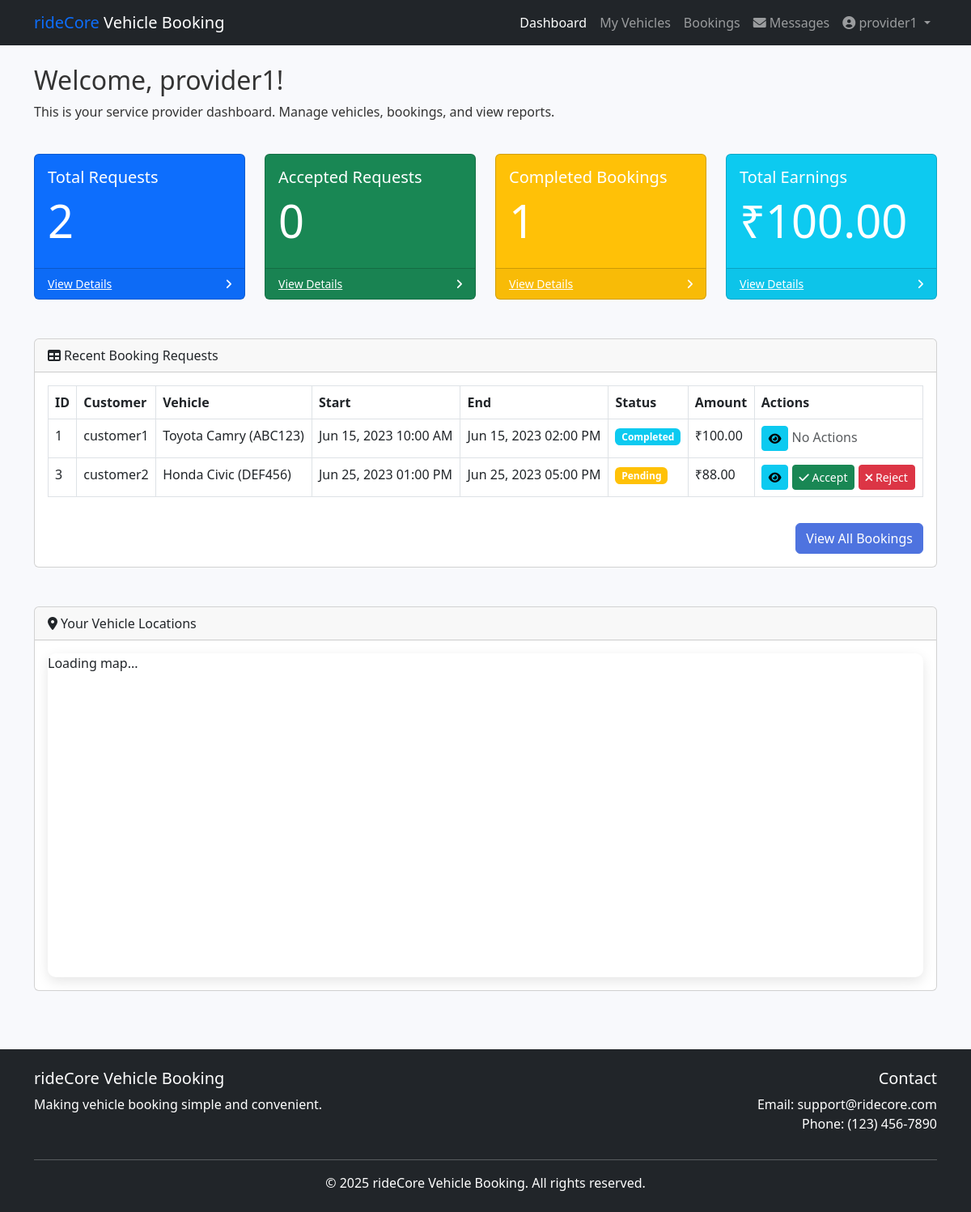
/provider/dashboard.php (signed in), run on the app's committed database.
### tables this page shows
CREATE TABLE IF NOT EXISTS bookings (
    booking_id INT AUTO_INCREMENT PRIMARY KEY,
    customer_id INT NOT NULL,
    vehicle_id INT NOT NULL,
    start_time DATETIME NOT NULL,
    end_time DATETIME NOT NULL,
    pickup_location VARCHAR(255) NOT NULL,
    dropoff_location VARCHAR(255) NOT NULL,
    status ENUM('pending', 'accepted', 'rejected', 'completed', 'cancelled') DEFAULT 'pending',
    total_amount DECIMAL(10, 2) NOT NULL,
    created_at TIMESTAMP DEFAULT CURRENT_TIMESTAMP,
    updated_at TIMESTAMP DEFAULT CURRENT_TIMESTAMP ON UPDATE CURRENT_TIMESTAMP,
    FOREIGN KEY (customer_id) REFERENCES users(user_id) ON DELETE CASCADE,
    FOREIGN KEY (vehicle_id) REFERENCES vehicles(vehicle_id) ON DELETE CASCADE
);

CREATE TABLE IF NOT EXISTS users (
    user_id INT AUTO_INCREMENT PRIMARY KEY,
    username VARCHAR(50) NOT NULL,
    email VARCHAR(100) NOT NULL UNIQUE,
    password VARCHAR(255) NOT NULL,
    user_type ENUM('customer', 'service_provider', 'admin') NOT NULL DEFAULT 'customer',
    reset_token VARCHAR(255) DEFAULT NULL,
    reset_token_expires DATETIME DEFAULT NULL,
    created_at TIMESTAMP DEFAULT CURRENT_TIMESTAMP,
    updated_at TIMESTAMP DEFAULT CURRENT_TIMESTAMP ON UPDATE CURRENT_TIMESTAMP
);

CREATE TABLE IF NOT EXISTS vehicles (
    vehicle_id INT AUTO_INCREMENT PRIMARY KEY,
    provider_id INT NOT NULL,
    vehicle_name VARCHAR(100) NOT NULL,
    vehicle_type VARCHAR(50) NOT NULL,
    license_plate VARCHAR(20) NOT NULL,
    model VARCHAR(50) NOT NULL,
    year INT NOT NULL,
    capacity INT NOT NULL,
    rate_per_hour DECIMAL(10, 2) NOT NULL,
    availability BOOLEAN DEFAULT TRUE,
    latitude DECIMAL(10, 8),
    longitude DECIMAL(11, 8),
    image VARCHAR(255),
    created_at TIMESTAMP DEFAULT CURRENT_TIMESTAMP,
    updated_at TIMESTAMP DEFAULT CURRENT_TIMESTAMP ON UPDATE CURRENT_TIMESTAMP,
    FOREIGN KEY (provider_id) REFERENCES users(user_id) ON DELETE CASCADE
);

### models/Booking.php (called while the page is built, shortened)
<?php
class Booking {
    private $conn;
    private $table_name = "bookings";
    public $provider_id;
    public function __construct($db) {
        $this->conn = $db;
    }
    public function readByProvider() {
        $query = "SELECT b.*, v.vehicle_name, v.license_plate, u.username as customer_name
                  FROM " . $this->table_name . " b
                  JOIN vehicles v ON b.vehicle_id = v.vehicle_id
                  JOIN users u ON b.customer_id = u.user_id
                  WHERE v.provider_id = :provider_id
                  ORDER BY b.created_at DESC";
        $stmt = $this->conn->prepare($query);
        $stmt->bindParam(':provider_id', $this->provider_id);
        $stmt->execute();
        return $stmt->fetchAll(PDO::FETCH_ASSOC);
    }
    public function getProviderStats() {
        $stats = [
            'total_requests' => 0,
            'pending_requests' => 0,
            'accepted_requests' => 0,
            'completed_bookings' => 0,
            'cancelled_bookings' => 0,
            'total_earnings' => 0,
            'recent_bookings' => []
        ];
        $query = "SELECT
                    COUNT(*) as total_requests,
                    SUM(CASE WHEN b.status = 'pending' THEN 1 ELSE 0 END) as pending_requests,
                    SUM(CASE WHEN b.status = 'accepted' THEN 1 ELSE 0 END) as accepted_requests,
                    SUM(CASE WHEN b.status = 'completed' THEN 1 ELSE 0 END) as completed_bookings,
                    SUM(CASE WHEN b.status IN ('cancelled','rejected') THEN 1 ELSE 0 END) as cancelled_bookings,
                    SUM(CASE WHEN b.status = 'completed' THEN b.total_amount ELSE 0 END) as total_earnings
                  FROM " . $this->table_name . " b
                  JOIN vehicles v ON b.vehicle_id = v.vehicle_id
                  WHERE v.provider_id = :provider_id";
        $stmt = $this->conn->prepare($query);
        $stmt->bindParam(':provider_id', $this->provider_id);
        $stmt->execute();
        $row = $stmt->fetch(PDO::FETCH_ASSOC);
        if($row){
            $stats['total_requests'] = $row['total_requests'];
            $stats['pending_requests'] = $row['pending_requests'];
            $stats['accepted_requests'] = $row['accepted_requests'];
            $stats['completed_bookings'] = $row['completed_bookings'];
            $stats['cancelled_bookings'] = $row['cancelled_bookings'];
            $stats['total_earnings'] = $row['total_earnings'] ?? 0;
        }
        $query2 = "SELECT b.*, v.vehicle_name, u.username as customer_name
                   FROM " . $this->table_name . " b
                   JOIN vehicles v ON b.vehicle_id = v.vehicle_id
                   JOIN users u ON b.customer_id = u.user_id
                   WHERE v.provider_id = :provider_id
                   ORDER BY b.created_at DESC
                   LIMIT 5";
        $stmt2 = $this->conn->prepare($query2);
        $stmt2->bindParam(':provider_id', $this->provider_id);
        $stmt2->execute();
        $stats['recent_bookings'] = $stmt2->fetchAll(PDO::FETCH_ASSOC);
        return $stats;
    }
}
?>

### provider/dashboard.php (the view, shortened to what this page needs)
<?php
include_once '../models/Booking.php';
$database = new Database();
$db = $database->getConnection();
$booking = new Booking($db);
$booking->provider_id = $_SESSION["user_id"];
$bookings = $booking->readByProvider();
$stats = $booking->getProviderStats();
?>
<!DOCTYPE html>
<html lang="en">
<head>
<link href="https://cdn.jsdelivr.net/npm/bootstrap@5.3.0-alpha1/dist/css/bootstrap.min.css" rel="stylesheet">
<link rel="stylesheet" href="https://cdnjs.cloudflare.com/ajax/libs/font-awesome/6.0.0-beta3/css/all.min.css">
<link rel="stylesheet" href="../assets/css/style.css">
</head>
<body>
<nav class="navbar navbar-expand-lg navbar-dark bg-dark">
    <div class="container">
        <a class="navbar-brand" href="../index.php"><span class="text-primary">rideCore</span> Vehicle Booking</a>
        <div class="collapse navbar-collapse" id="navbarNav">
            <ul class="navbar-nav ms-auto">
                <li class="nav-item"><a class="nav-link active" href="dashboard.php">Dashboard</a></li>
                <li class="nav-item"><a class="nav-link" href="vehicles.php">My Vehicles</a></li>
                <li class="nav-item"><a class="nav-link" href="bookings.php">Bookings</a></li>
                <li class="nav-item"><a class="nav-link" href="provider_inbox.php"><i class="fas fa-envelope"></i> Messages</a></li>
                <li class="nav-item dropdown">
                    <a class="nav-link dropdown-toggle" href="#" id="navbarDropdown" role="button" data-bs-toggle="dropdown">
                        <i class="fas fa-user-circle"></i> <?php echo htmlspecialchars($_SESSION["username"]); ?>
                    </a>
                </li>
            </ul>
        </div>
    </div>
</nav>
<div class="container mt-4">
    <div class="row">
        <div class="col-md-12">
            <h2>Welcome, <?php echo htmlspecialchars($_SESSION["username"]); ?>!</h2>
            <p>This is your service provider dashboard. Manage vehicles, bookings, and view reports.</p>
        </div>
    </div>
    <div class="row mt-4">
        <?php
        $cards = [
            ['title'=>'Total Requests','value'=>$stats['total_requests']??0,'class'=>'bg-primary','link'=>'bookings.php'],
            ['title'=>'Accepted Requests','value'=>$stats['accepted_requests']??0,'class'=>'bg-success','link'=>'bookings.php?status=accepted'],
            ['title'=>'Completed Bookings','value'=>$stats['completed_bookings']??0,'class'=>'bg-warning','link'=>'bookings.php?status=completed'],
            ['title'=>'Total Earnings','value'=>"₹".number_format($stats['total_earnings']??0,2),'class'=>'bg-info','link'=>'reports.php']
        ];
        foreach($cards as $card): ?>
        <div class="col-md-3">
            <div class="card <?php echo $card['class']; ?> text-white mb-4">
                <div class="card-body">
                    <h5 class="card-title"><?php echo $card['title']; ?></h5>
                    <h2 class="display-4"><?php echo $card['value']; ?></h2>
                </div>
                <div class="card-footer d-flex align-items-center justify-content-between">
                    <a class="small text-white stretched-link" href="<?php echo $card['link']; ?>">View Details</a>
                    <div class="small text-white"><i class="fas fa-angle-right"></i></div>
                </div>
            </div>
        </div>
        <?php endforeach; ?>
    </div>
    <div class="row mt-4">
        <div class="col-md-12">
            <div class="card mb-4">
                <div class="card-header"><i class="fas fa-table me-1"></i>Recent Booking Requests</div>
                <div class="card-body">
                    <div class="table-responsive">
                        <table class="table table-bordered">
                            <thead>
                                <tr>
                                    <th>ID</th>
                                    <th>Customer</th>
                                    <th>Vehicle</th>
                                    <th>Start</th>
                                    <th>End</th>
                                    <th>Status</th>
                                    <th>Amount</th>
                                    <th>Actions</th>
                                </tr>
                            </thead>
                            <tbody>
                                <?php
                                if(!empty($bookings)):
                                    foreach($bookings as $row):
                                        $status_class = '';
                                        switch($row['status']){
                                            case 'pending': $status_class='bg-warning'; break;
                                            case 'completed': $status_class='bg-info'; break;
                                        }
                                        $license_plate = $row['license_plate'] ?? 'N/A';
                                ?>
                                <tr>
                                    <td><?php echo $row['booking_id']; ?></td>
                                    <td><?php echo htmlspecialchars($row['customer_name']); ?></td>
                                    <td><?php echo htmlspecialchars($row['vehicle_name'])." ($license_plate)"; ?></td>
                                    <td><?php echo date('M d, Y h:i A', strtotime($row['start_time'])); ?></td>
                                    <td><?php echo date('M d, Y h:i A', strtotime($row['end_time'])); ?></td>
                                    <td><span class="badge <?php echo $status_class; ?>"><?php echo ucfirst($row['status']); ?></span></td>
                                    <td>₹<?php echo number_format($row['total_amount'],2); ?></td>
                                    <td>
                                        <a href="view_booking.php?id=<?php echo $row['booking_id']; ?>" class="btn btn-sm btn-info">
                                            <i class="fas fa-eye"></i>
                                        </a>
                                        <?php if($row['status'] == 'pending'): ?>
                                            <a href="update_booking.php?id=<?php echo $row['booking_id']; ?>&action=accept" class="btn btn-sm btn-success" onclick="return confirm('Accept this booking?');">
                                                <i class="fas fa-check"></i> Accept
                                            </a>
                                            <a href="update_booking.php?id=<?php echo $row['booking_id']; ?>&action=reject" class="btn btn-sm btn-danger" onclick="return confirm('Reject this booking?');">
                                                <i class="fas fa-times"></i> Reject
                                            </a>
                                        <?php elseif($row['status'] == 'accepted'): ?>
                                            <a href="update_booking.php?id=<?php echo $row['booking_id']; ?>&action=complete" class="btn btn-sm btn-primary" onclick="return confirm('Mark this booking as completed?');">
                                                <i class="fas fa-flag-checkered"></i> Complete
                                            </a>
                                        <?php else: ?>
                                            <span class="text-muted">No Actions</span>
                                        <?php endif; ?>
                                    </td>
                                </tr>
                                <?php
                                    endforeach;
                                else:
                                    echo '<tr><td colspan="8" class="text-center">No booking requests found.</td></tr>';
                                endif;
                                ?>
                            </tbody>
                        </table>
                    </div>
                    <div class="text-end mt-3"><a href="bookings.php" class="btn btn-primary">View All Bookings</a></div>
                </div>
            </div>
        </div>
    </div>
    <div class="row mt-4">
        <div class="col-md-12">
            <div class="card mb-4">
                <div class="card-header"><i class="fas fa-map-marker-alt me-1"></i>Your Vehicle Locations</div>
                <div class="card-body">
                    <div id="map" style="height: 400px;">Loading map...</div>
                </div>
            </div>
        </div>
    </div>
</div>
<footer class="bg-dark text-white py-4 mt-5">
    <div class="container">
        <div class="row">
            <div class="col-md-6">
                <h5>rideCore Vehicle Booking</h5>
                <p>Making vehicle booking simple and convenient.</p>
            </div>
            <div class="col-md-6 text-md-end">
                <h5>Contact</h5>
                <p>Email: support@ridecore.com<br>Phone: (123) 456-7890</p>
            </div>
        </div>
        <hr>
        <div class="text-center"><p class="mb-0">&copy; 2025 rideCore Vehicle Booking. All rights reserved.</p></div>
    </div>
</footer>
</body>
</html>

### assets/css/style.css (style rules this page uses)
:root { --primary-color: #4e73df; --secondary-color: #1cc88a; --dark-color: #1a1a2e; --light-color: #f8f9fc; --danger-color: #e74a3b; --warning-color: #f6c23e; }
body { font-family: 'Segoe UI', Tahoma, Geneva, Verdana, sans-serif; background-color: #f8f9fc; color: #333; }
.btn-primary { background-color: var(--primary-color); border-color: var(--primary-color); }
#map { height: 500px; border-radius: 10px; box-shadow: 0 5px 15px rgba(0, 0, 0, 0.1); }

### data on the page
bookings: booking_id "1", customer.username "customer1", vehicle.vehicle_name "Toyota Camry", vehicle.license_plate "ABC123", start_time "Jun 15, 2023 10:00 AM", end_time "Jun 15, 2023 02:00 PM", status "Completed", total_amount "100.00", shows "No Actions"
bookings: booking_id "3", customer.username "customer2", vehicle.vehicle_name "Honda Civic", vehicle.license_plate "DEF456", start_time "Jun 25, 2023 01:00 PM", end_time "Jun 25, 2023 05:00 PM", status "Pending", total_amount "88.00"

### other printed values
$_SESSION["username"] "provider1"
$card['title'] "Total Requests"
$card['value'] "2"
$card['title'] "Accepted Requests"
$card['value'] "0"
$card['title'] "Completed Bookings"
$card['value'] "1"
$card['title'] "Total Earnings"
$card['value'] "₹100.00"
